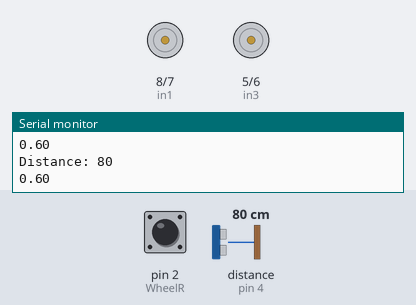
Bench run of a sketch on a simulated Arduino Uno, built with avr-gcc and run on an emulated ATmega328P. Shown: motor-driver pin pairs drawn as motors (green arrow = first pin HIGH = forward, orange = second pin HIGH = backward, longer = more drive, scaled by the enable pin), the last lines printed to the serial monitor. Wiring (inferred from the names in the program): ultrasonic range finder: trigger pin 3; echo pin 4. The inputs (shaded band) are chosen by the test bench; at power-on: distance to the obstacle (sensor on pin 4) 80 cm, pin 2 (WheelR) HIGH. The echo pulse lasts 58.3 µs per cm.

Above: at 1.2 s.
1.3 s: distance to the obstacle (sensor on pin 4) set to 46 cm
2.8 s: distance to the obstacle (sensor on pin 4) set to 37 cm
At 2.98 s:
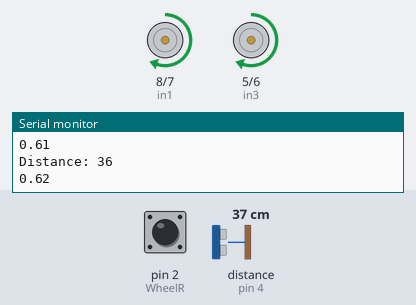
At 4.63 s:
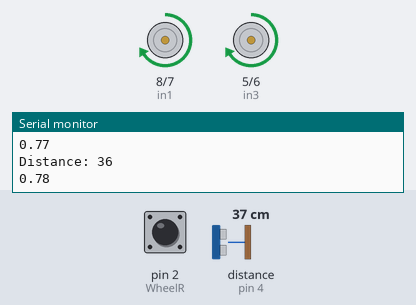
5.8 s: distance to the obstacle (sensor on pin 4) set to 18 cm
8.8 s: distance to the obstacle (sensor on pin 4) set to 13 cm
11.8 s: distance to the obstacle (sensor on pin 4) set to 10 cm
At 12.5 s:
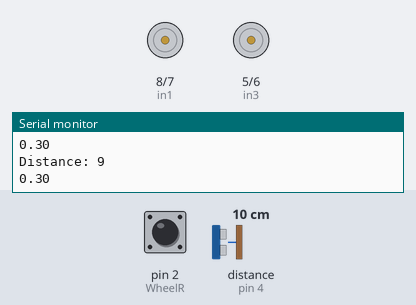
Timing chart, 0 to 14.3 s (numbered marks = the images above; inputs shaded):
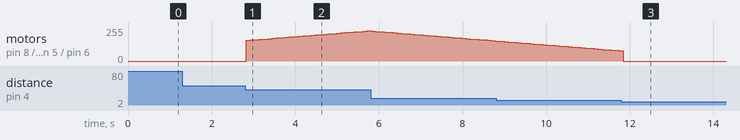

The sketch:

Speed_Control_if.ino
```cpp
// IR Sensor Pins
const int REYE = 13;
const int LEYE = 12;

// DC Motor Pins
// Motor A connections
const int enA = 11;
const int in1 = 8;
const int in2 = 7;

// Motor B connections
const int enB = 10;
const int in3 = 5;
const int in4 = 6;

// Set the speed (0 = off and 255 = max speed)
const int motorSpeed = 255;
const int motorSpeedR = 255;
double correction = 0.6;

// Ultrasonic Sensor Pins
const int trig = 3; // Trigger Pin
const int echo = 4; // Echo Pin
long duration, cm;

// Wheel Encoder
const int WheelL = 1;
const int WheelR = 2;

const int revolution = 7;
const int wheel_d = 64; // Wheel diameter (mm)
const float wheel_c = PI * wheel_d; // Wheel circumference (mm)

int countL = 0;
double distanceL= 0;
int countR = 0;
double distanceR = 0;

unsigned long ticks_L = 0;
unsigned long ticks_R = 0;

// Constants for control
const double targetDistance = 1.0; // Target distance in meters
const double kP = 10.0; // Proportional gain

void setup() {
  Serial.begin(9600);

  // IR sensor setup
  pinMode(LEYE, INPUT);
  pinMode(REYE, INPUT);

  // Motor control pins setup
  pinMode(enA, OUTPUT);
  pinMode(enB, OUTPUT);
  pinMode(in1, OUTPUT);
  pinMode(in2, OUTPUT);
  pinMode(in3, OUTPUT);
  pinMode(in4, OUTPUT);

  // Turn off motors - Initial state
  digitalWrite(in1, LOW);
  digitalWrite(in2, LOW);
  digitalWrite(in3, LOW);
  digitalWrite(in4, LOW);

  // Set the motor speed
  analogWrite(enA, motorSpeedR);
  analogWrite(enB, motorSpeed);

  // Ultrasonic sensor setup
  pinMode(trig, OUTPUT);
  pinMode(echo, INPUT);

  // Wheel Encoder
  pinMode(WheelL, INPUT_PULLUP);
  pinMode(WheelR, INPUT_PULLUP);
  attachInterrupt(digitalPinToInterrupt(WheelL), countLeft, CHANGE);
  attachInterrupt(digitalPinToInterrupt(WheelR), countRigth, CHANGE);
}

void loop() {
  while (true) {
    // Ultrasonic
    SendSound();
    duration = pulseIn(echo, HIGH);
    cm = microsecondsToCentimeters(duration);

    Serial.print("Distance: ");
    Serial.println(cm);

    if (ticks_L >= revolution) {
      countL++;
      distanceL = (countL * wheel_c) / 1000; // distance in m
      ticks_L = 0;
    }
    if (ticks_R >= revolution) {
      countR++;
      distanceR = (countR * wheel_c) / 1000; // distance in m
      ticks_R = 0;
    }

    // Control to maintain a constant distance
    //double error = distanceL - distanceR;
    //double correction = kP * error;

    // Adjust motor speeds based on the correction

    // Apply the control to motors


    // Object detected
    if (cm <= 20) {
      go_forward();
      if(cm <= 10){
        stop_all();
      }
      if(cm > 10 && cm < 20){
        correction = correction - 0.01;
        correction = constrain(correction, 0.3, 1);
        int leftSpeed = motorSpeed*correction;
        int rightSpeed = motorSpeedR*correction;

      setMotorSpeeds(leftSpeed, rightSpeed);
      go_forward();
      }


    }
    else if(cm > 20 && cm <= 40){
      correction = correction + 0.01;
      correction = constrain(correction, 0, 1);

      int leftSpeed = motorSpeed*correction;
      int rightSpeed = motorSpeedR*correction;

      setMotorSpeeds(leftSpeed, rightSpeed);

      go_forward();
    }
    else{
      // Stop if no object detected
      stop_all();
    }

    Serial.println(correction);
    delay(100); // Add a small delay to avoid overwhelming the serial monitor
  }
}

// Wheel Encoder functions
void countLeft() {
  ticks_L++;
}

void countRigth() {
  ticks_R++;
}

// Ultrasonic functions
long microsecondsToCentimeters(long microseconds) {
  return microseconds / 29 / 2;
}

void SendSound() {
  digitalWrite(trig, LOW);
  delayMicroseconds(2);
  digitalWrite(trig, HIGH);
  delayMicroseconds(10);
  digitalWrite(trig, LOW);
}

// Motors functions
void setMotorSpeeds(int leftSpeed, int rightSpeed) {

  analogWrite(enA, leftSpeed);
  analogWrite(enB, rightSpeed);
}

void stop_all() {
    digitalWrite(in1, LOW);
  digitalWrite(in2, LOW);
  digitalWrite(in3, LOW);
  digitalWrite(in4, LOW);
}

void go_forward() {
  digitalWrite(in1, HIGH);
  digitalWrite(in2, LOW);
  digitalWrite(in3, HIGH);
  digitalWrite(in4, LOW);
}

void followObject() {
  // This is where you can implement the logic to follow the object
  // Adjust motor speeds or perform any other actions
  // For simplicity, I'm just moving forward when the object is detected
  go_forward();
}
```

Measured:
- the behaviour switches between 42 and 41 cm on distance to the obstacle (sensor on pin 4) (found by bisection; images 0 and 1)
- the behaviour switches between 12 and 11 cm on distance to the obstacle (sensor on pin 4) (found by bisection; images 2 and 3)
- after the input at 2.8 s, motor on pin 8 (in1) / pin 7 (in2), motor on pin 5 (in3) / pin 6 (in4): moves from stopped to forward 226/255 over 2.9 s, starting at once
- after the input at 11.8 s, motor on pin 8 (in1) / pin 7 (in2), motor on pin 5 (in3) / pin 6 (in4): forward 76/255 → stopped after 0.05 s
